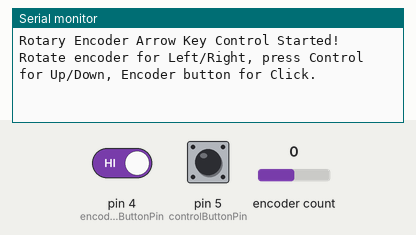
This sketch was run on a simulated Arduino Uno, built with avr-gcc and run on an emulated ATmega328P. Parts: the last lines printed to the serial monitor. The inputs (shaded band) are chosen by the test bench; at power-on: encoder count 0, pin 4 (encoderButtonPin) HIGH, pin 5 (controlButtonPin) HIGH.

Above: at 1.2 s.
1.3 s: encoder count set to 1
At 2.0 s:
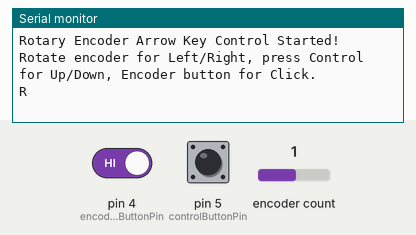
2.8 s: pin 4 (encoderButtonPin) driven LOW
At 3.9 s:
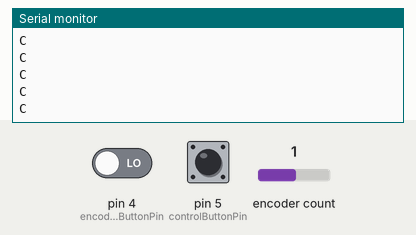

Measured:
- after the input at 1.3 s, the serial monitor: prints a new line at once (image 1)
- after the input at 2.8 s, the serial monitor: prints a new line at once (image 2)

The sketch:

encodersend.ino
```cpp
#include <Encoder.h>

// Encoder pins
const int encoderPinA = 2; // CLK
const int encoderPinB = 3; // DT
const int encoderButtonPin = 4; // Encoder SW
const int controlButtonPin = 5; // Separate Control Button

Encoder myEncoder(encoderPinA, encoderPinB); // Encoder object

// Variables for encoder and control state
long encoderPosition = 0;
bool controlKeyPressed = false;
bool lastControlButtonState = HIGH; // For button press detection

// Debouncing for encoder and control button (if needed, adjust values)
unsigned long lastEncoderTickTime = 0;
const unsigned long encoderDebounceDelay = 5; // Milliseconds

unsigned long lastControlButtonDebounceTime = 0;
const unsigned long controlButtonDebounceDelay = 50; // Milliseconds (more debounce for buttons)

// Key press rate limiting (similar to joystick, adjust if needed)
unsigned long lastKeyPressTime = 0;
const unsigned long keyPressInterval = 150; // milliseconds

void setup() {
  Serial.begin(9600);

  pinMode(encoderButtonPin, INPUT_PULLUP);
  pinMode(controlButtonPin, INPUT_PULLUP);

  Serial.println("Rotary Encoder Arrow Key Control Started!");
  Serial.println("Rotate encoder for Left/Right, press Control for Up/Down, Encoder button for Click.");
}

void loop() {
  // 1. Read Encoder Input
  long newPosition = myEncoder.read(); // Get the current encoder position

  if (newPosition != encoderPosition) { // Encoder position changed
    if (millis() - lastEncoderTickTime > encoderDebounceDelay) { // Simple debounce
      if (newPosition > encoderPosition) {
        // Encoder rotated clockwise (adjust direction if needed for your encoder)
        sendNavigation('R'); // Send 'R' for right
      } else {
        // Encoder rotated counter-clockwise
        sendNavigation('L'); // Send 'L' for left
      }
      encoderPosition = newPosition;
      lastEncoderTickTime = millis();
    }
  }

  // 2. Read Control Button
  int controlButtonState = digitalRead(controlButtonPin);
  if (controlButtonState == LOW && lastControlButtonState == HIGH) { // Button pressed
    if (millis() - lastControlButtonDebounceTime > controlButtonDebounceDelay) {
      controlKeyPressed = !controlKeyPressed; // Toggle control key state
      Serial.print("Control Key Pressed: "); Serial.println(controlKeyPressed ? "ON" : "OFF"); // For debugging
      lastControlButtonDebounceTime = millis();
    }
  }
  lastControlButtonState = controlButtonState;

  // 3. Read Encoder Button (for Click)
  int encoderButtonState = digitalRead(encoderButtonPin);
  if (encoderButtonState == LOW) {
    sendClick(); // Send click command
  }

  delay(10); // Small delay
}

void sendNavigation(char direction) {
  if (millis() - lastKeyPressTime > keyPressInterval) { // Rate limiting
    if (controlKeyPressed) {
      if (direction == 'L') {
        Serial.println("U"); // Send 'U' for Up when Control is pressed and rotating "Left" (Counter-clockwise) - Adjust if needed
      } else if (direction == 'R') {
        Serial.println("D"); // Send 'D' for Down when Control is pressed and rotating "Right" (Clockwise) - Adjust if needed
      }
    } else {
      if (direction == 'L') {
        Serial.println("L"); // Send 'L' for Left
      } else if (direction == 'R') {
        Serial.println("R"); // Send 'R' for Right
      }
    }
    lastKeyPressTime = millis();
  }
}

void sendClick() {
  Serial.println("C"); // Send 'C' for Click
}
```
